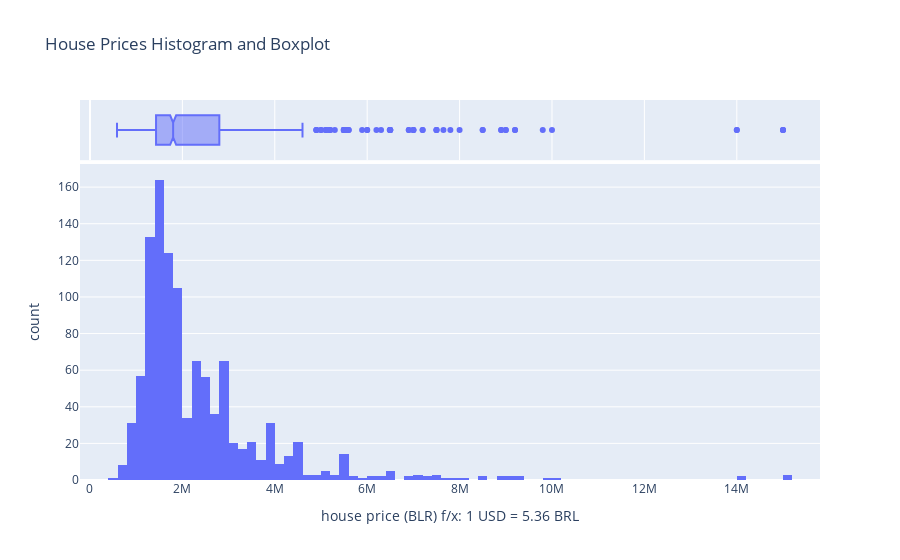

The code cell stored with this chart in its notebook:
### Markdown cell above
### Response Variable

### Code cell
px.histogram(df4, 
             x = 'price' ,
             title = 'House Prices Histogram and Boxplot',
             labels = {'price': 'house price (BLR) f/x: 1 USD = 5.36 BRL'},
             marginal = 'box'
            )
# same skewesness observed in the area attribute
# the are two huge and high priced houses
# by analyzing the high priced houses, we could find that there are 'duplicated' records for them
# same house with different codes, sometimes with different prices

### Figure 1 — Plotly figure (JSON) as saved in the notebook; plotly's stock layout.template omitted (floating-point values rounded to 4 significant figures; data arrays with more than 128 entries replaced by an {"elided": "..."} marker saying what was removed)
{"data": [{"alignmentgroup": "True", "bingroup": "x", "hovertemplate": "house price (BLR) f/x: 1 USD = 5.36 BRL=%{x}<br>count=%{y}<extra></extra>", "legendgroup": "", "marker": {"color": "#636efa"}, "name": "", "offsetgroup": "", "orientation": "v", "showlegend": false, "type": "histogram", "x": {"elided": "1090 int values"}, "xaxis": "x", "yaxis": "y"}, {"alignmentgroup": "True", "hovertemplate": "house price (BLR) f/x: 1 USD = 5.36 BRL=%{x}<extra></extra>", "legendgroup": "", "marker": {"color": "#636efa"}, "name": "", "notched": true, "offsetgroup": "", "showlegend": false, "type": "box", "x": {"elided": "1090 int values"}, "xaxis": "x2", "yaxis": "y2"}], "layout": {"barmode": "relative", "legend": {"tracegroupgap": 0}, "title": {"text": "House Prices Histogram and Boxplot"}, "xaxis": {"anchor": "y", "domain": [0, 1], "title": {"text": "house price (BLR) f/x: 1 USD = 5.36 BRL"}}, "xaxis2": {"anchor": "y2", "domain": [0, 1], "matches": "x", "showgrid": true, "showticklabels": false}, "yaxis": {"anchor": "x", "domain": [0, 0.8316], "title": {"text": "count"}}, "yaxis2": {"anchor": "x2", "domain": [0.8416, 1], "matches": "y2", "showgrid": false, "showline": false, "showticklabels": false, "ticks": ""}}}
